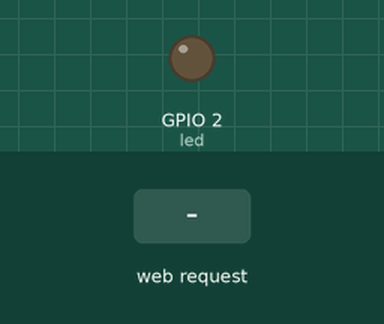
Simulated run of this program. Board: ESP32. On the bench: output pins drawn as LEDs (lit = HIGH). Inputs (shaded band) come from the test bench. WiFi joins after 1.5 s; servers stay silent unless stated; storage starts empty; what the program prints to the serial monitor is not drawn.

Above: at 3.2 s.
3.3 s: HTTP request GET /on received
At 3.7 s:
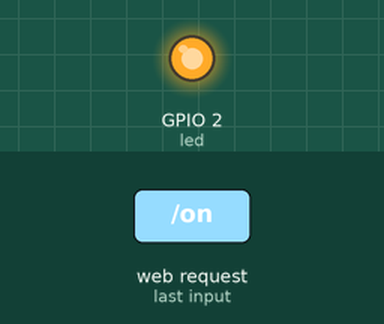
6.3 s: HTTP request GET /off received
At 7.1 s:
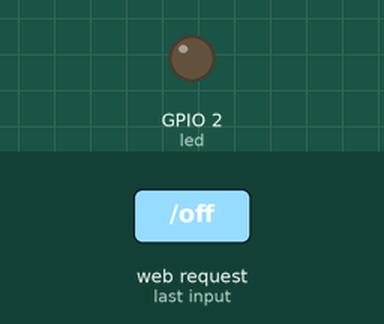
Timing chart, 0 to 9.3 s (numbered marks = the images above; inputs shaded):
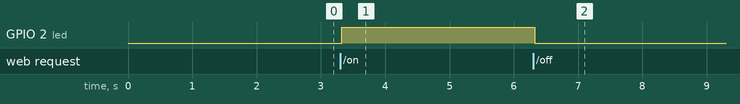

Measured:
- after the input at 3.3 s, GPIO 2 (led): LOW → HIGH at once
- after the input at 6.3 s, GPIO 2 (led): HIGH → LOW at once

The program:

main.cpp
```cpp
/*
code destiné à une carte Arduino qui vise à transférer des caractères
d'une connexion série à une autre connexion série. Il s'agit d'un programme
simple qui lit le port série standard de l'Arduino à une vitesse de 9600 bauds.
Si le programme détecte une touche valide ('z', 's', 'q', 'd', 'r', 'f', ou 'x')
envoyée via la connexion série, il l'affiche dans la console série, puis l'envoie
à une autre connexion série sur les broches 16 et 17 avec une vitesse de 19200 bauds.
Si une touche non valide est détectée, le programme affiche un message indiquant
que cette touche n'est pas disponible
*/
#include <Arduino.h>
#include <string>
#include <ESPAsyncWebServer.h>
#include <SPIFFS.h>

const char *ssid = "Galaxy A54 5G 8675";
const char *password = "lolo2023";
const int led = 2; // Led intégrée à l'ESP32
const int ledPin = 2;
String ledState;
AsyncWebServer server(80);
// Replaces placeholder with LED state value
String processor(const String& var){
Serial.println(var);
if(var == "STATE"){
if(digitalRead(2)){
ledState = "MARCHE";
}
else{
ledState = "ARRET";
}
Serial.print(ledState);
return ledState;
}
return String();
}


void setup() {
  //Serial1.begin(19200, SERIAL_8N1, 16,17); //Envoi des informations vers l'arduino
  //Serial.begin(9600); // Initialiser la connexion série à 9600 bauds
    Serial.begin(115200);

  pinMode(led, OUTPUT);
  digitalWrite(led, LOW);

  // Initialize SPIFFS
  if(!SPIFFS.begin(true)){
  Serial.println("An Error has occurred while mounting SPIFFS");
  return;
  }
  // Connect to Wi-Fi
  WiFi.begin(ssid, password);
  while (WiFi.status() != WL_CONNECTED) {
  delay(1000);
  Serial.println("Connecting to WiFi..");
  }
  // Print ESP32 Local IP Address
  Serial.println(WiFi.localIP());


 // Route for root / web page

server.on("/", HTTP_GET, [](AsyncWebServerRequest *request){
request->send(SPIFFS, "/index.html", String(), false, processor);
});
// Route to load style.css file
server.on("/style.css", HTTP_GET, [](AsyncWebServerRequest *request){
request->send(SPIFFS, "/style.css", "text/css");
});
// Route to set GPIO to HIGH
server.on("/on", HTTP_GET, [](AsyncWebServerRequest *request){
digitalWrite(ledPin, HIGH);
request->send(SPIFFS, "/index.html", String(), false, processor);
});
// Route to set GPIO to LOW
server.on("/off", HTTP_GET, [](AsyncWebServerRequest *request){
digitalWrite(ledPin, LOW);
request->send(SPIFFS, "/index.html", String(), false, processor);
});

server.on("/avencer", HTTP_GET, [](AsyncWebServerRequest *request){
request->send(SPIFFS, "/index.html", String(), false, processor);
});

server.on("/reculer", HTTP_GET, [](AsyncWebServerRequest *request){
request->send(SPIFFS, "/index.html", String(), false, processor);
});
// Start server
server.begin();


Serial.println("\n");
Serial.println("       &&%%%&&%##%&&");
Serial.println("      /&&%%%&&%##%&&");
Serial.println("   /((((((((((((((((((((((");
Serial.println("   /((((((((((((((((((((((");
Serial.println("   /((((((((((((((((((((((");
Serial.println("   /(((((  SNBOT   ((((((( ,@@@");
Serial.println("  @%((((( DE  LOIC (((((((/@@#/@");
Serial.println(" @@(((((((((((((((((((((((#@@(/#");
Serial.println("#@@/((((((((((((((((((((((%@@%//");
Serial.println(" /@########################@@/(.");
Serial.println("  @###%%%%%%%%%%%%%%%%%####@@/#/");
Serial.println("   @@@@@@                  %@@(@");
Serial.println("\n");
Serial.println("Taper h pour voir les commandes disponibles");

}

void loop() {
  if (Serial.available() > 0) { // Vérifier si des données sont disponibles sur la connexion série
   char val = Serial.read(); // Lire le caractère envoyé

      if (val == 'z') {
        //Serial.print("La touche tapée est : ");
        //Serial.println(val); // Afficher la touche acceptée
        Serial.println("Avancer");
        Serial1.print(val); // Envoyer le caractère vers l'Arduino via Serial1
        processor("Avancer");
    } else if (val == 's') {
        //Serial.print("La touche tapée est : ");
        //Serial.println(val); // Afficher la touche acceptée
        Serial.println("Reculer");
        Serial1.print(val); // Envoyer le caractère vers l'Arduino via Serial1
    } else if (val == 'q') {
        //Serial.print("La touche tapée est : ");
        //Serial.println(val); // Afficher la touche acceptée
        Serial.println("Rotation Gauche");
        Serial1.print(val); // Envoyer le caractère vers l'Arduino via Serial1
    } else if (val == 'd') {
        //Serial.print("La touche tapée est : ");
        //Serial.println(val); // Afficher la touche acceptée
        Serial.println("Rotation Droite");
        Serial1.print(val); // Envoyer le caractère vers l'Arduino via Serial1
    } else if (val == 'r') {
        //Serial.print("La touche tapée est : ");
        //Serial.println(val); // Afficher la touche acceptée
        Serial.println("Augmentation Vitesse");
        Serial1.print(val); // Envoyer le caractère vers l'Arduino via Serial1
    } else if (val == 'f') {
        //Serial.print("La touche tapée est : ");
        //Serial.println(val); // Afficher la touche acceptée
        Serial.println("Réduction Vitesse");
        Serial1.print(val); // Envoyer le caractère vers l'Arduino via Serial1
    } else if (val == 'x') {
        //Serial.print("La touche tapée est : ");
        //Serial.println(val); // Afficher la touche acceptée
        Serial.println("Arrêt");
        Serial1.print(val); // Envoyer le caractère vers l'Arduino via Serial1
    } else if (val == 'h'){
        Serial.println("Pour controler le robot vous pouvez faire : ");
        Serial.println("Taper z pour Avancer");//Avancer
        Serial.println("Taper s pour Reculer");//Reculer
        Serial.println("Taper q pour faire une Rotation Gauche");//Rotation Gauche
        Serial.println("Taper d pour faire une Rotation Droite");//Rotation Droite
        Serial.println("Taper r pour Augmenter la Vitesse"); //Augmentation Vitesse
        Serial.println("Taper f pour Augmenter la Vitesse");//Augmentation Vitesse
        Serial.println("Taper x pour L'Arrêt");//Arrêt
    }else {
        Serial.print("Cette touche n'est pas disponible.");
        Serial.print("\n");
    }
    }
  }
```
